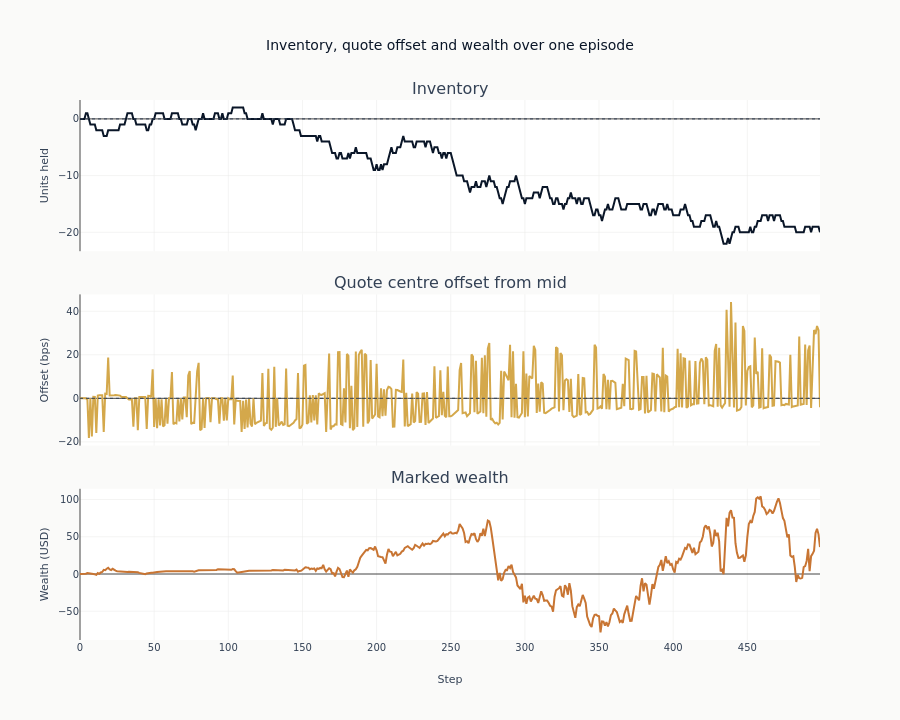

Source (notebook cell):
### Code cell
fig = make_subplots(
    rows=3,
    cols=1,
    shared_xaxes=True,
    subplot_titles=["Inventory", "Quote centre offset from mid", "Marked wealth"],
    vertical_spacing=0.08,
)
viz_steps = [h["step"] for h in viz_history]
fig.add_trace(
    go.Scatter(
        x=viz_steps,
        y=[h["inventory"] for h in viz_history],
        line=dict(color=COLORS["blue"], width=2),
        showlegend=False,
    ),
    row=1,
    col=1,
)
fig.add_trace(
    go.Scatter(
        x=viz_steps,
        y=[h["quote_offset_bps"] for h in viz_history],
        line=dict(color=COLORS["amber"], width=2),
        showlegend=False,
    ),
    row=2,
    col=1,
)
fig.add_trace(
    go.Scatter(
        x=viz_steps,
        y=[h["wealth"] for h in viz_history],
        line=dict(color=COLORS["copper"], width=2),
        showlegend=False,
    ),
    row=3,
    col=1,
)
fig.add_hline(y=0, line=dict(color=COLORS["neutral"], width=1, dash="dot"), row=1, col=1)
fig.add_hline(y=0, line=dict(color=COLORS["neutral"], width=1, dash="dot"), row=2, col=1)
fig.update_yaxes(title_text="Units held", row=1, col=1)
fig.update_yaxes(title_text="Offset (bps)", row=2, col=1)
fig.update_yaxes(title_text="Wealth (USD)", row=3, col=1)
fig.update_xaxes(title_text="Step", row=3, col=1)
fig.update_layout(
    title="Inventory, quote offset and wealth over one episode",
    height=720,
)
show_plotly_with_alt(
    fig,
    "Three stacked panels over one episode under the learned policy: units of inventory held, the quote centre's offset from the mid in basis points, and marked wealth.",
)

### Figure 1 — Plotly figure (JSON) as saved in the notebook; plotly's stock layout.template omitted (floating-point values rounded to 4 significant figures; data arrays with more than 128 entries replaced by an {"elided": "..."} marker saying what was removed)
{"data": [{"line": {"color": "#0a1628", "width": 2}, "showlegend": false, "type": "scatter", "x": {"elided": "500 int values"}, "xaxis": "x", "y": {"elided": "500 int values"}, "yaxis": "y"}, {"line": {"color": "#D4A84B", "width": 2}, "showlegend": false, "type": "scatter", "x": {"elided": "500 int values"}, "xaxis": "x2", "y": {"elided": "500 float values"}, "yaxis": "y2"}, {"line": {"color": "#C87533", "width": 2}, "showlegend": false, "type": "scatter", "x": {"elided": "500 int values"}, "xaxis": "x3", "y": {"elided": "500 float values"}, "yaxis": "y3"}], "layout": {"annotations": [{"font": {"size": 16}, "showarrow": false, "text": "Inventory", "x": 0.5, "xanchor": "center", "xref": "paper", "y": 1.0, "yanchor": "bottom", "yref": "paper"}, {"font": {"size": 16}, "showarrow": false, "text": "Quote centre offset from mid", "x": 0.5, "xanchor": "center", "xref": "paper", "y": 0.64, "yanchor": "bottom", "yref": "paper"}, {"font": {"size": 16}, "showarrow": false, "text": "Marked wealth", "x": 0.5, "xanchor": "center", "xref": "paper", "y": 0.28, "yanchor": "bottom", "yref": "paper"}], "height": 720, "shapes": [{"line": {"color": "#334155", "dash": "dot", "width": 1}, "type": "line", "x0": 0, "x1": 1, "xref": "x domain", "y0": 0, "y1": 0, "yref": "y"}, {"line": {"color": "#334155", "dash": "dot", "width": 1}, "type": "line", "x0": 0, "x1": 1, "xref": "x2 domain", "y0": 0, "y1": 0, "yref": "y2"}], "title": {"text": "Inventory, quote offset and wealth over one episode"}, "xaxis": {"anchor": "y", "domain": [0.0, 1.0], "matches": "x3", "showticklabels": false}, "xaxis2": {"anchor": "y2", "domain": [0.0, 1.0], "matches": "x3", "showticklabels": false}, "xaxis3": {"anchor": "y3", "domain": [0.0, 1.0], "title": {"text": "Step"}}, "yaxis": {"anchor": "x", "domain": [0.72, 1.0], "title": {"text": "Units held"}}, "yaxis2": {"anchor": "x2", "domain": [0.36, 0.64], "title": {"text": "Offset (bps)"}}, "yaxis3": {"anchor": "x3", "domain": [0.0, 0.28], "title": {"text": "Wealth (USD)"}}}}
